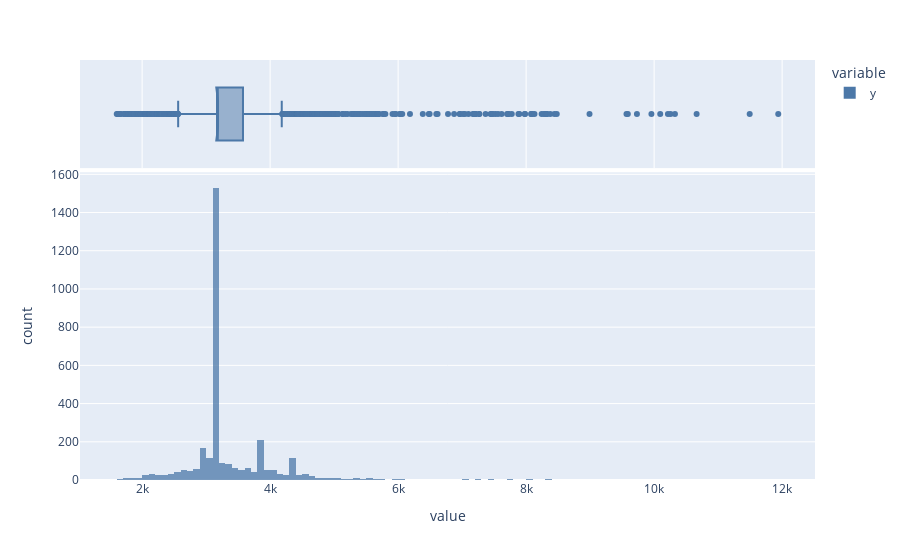

Source (notebook cell):
### Code cell
# Fazendo a análise para a coluna "target"
fig = px.histogram(
    df_knn[target],
    marginal="box",
    barmode='overlay',
    opacity=0.75,
    color_discrete_sequence=px.colors.qualitative.T10
)
fig.show()

### Figure 1 — Plotly figure (JSON) as saved in the notebook; plotly's stock layout.template omitted (floating-point values rounded to 4 significant figures; data arrays with more than 128 entries replaced by an {"elided": "..."} marker saying what was removed)
{"data": [{"alignmentgroup": "True", "bingroup": "x", "hovertemplate": "variable=y<br>value=%{x}<br>count=%{y}<extra></extra>", "legendgroup": "y", "marker": {"color": "#4C78A8", "opacity": 0.75, "pattern": {"shape": ""}}, "name": "y", "offsetgroup": "y", "orientation": "v", "showlegend": true, "type": "histogram", "x": {"elided": "3289 float values"}, "xaxis": "x", "yaxis": "y"}, {"alignmentgroup": "True", "hovertemplate": "variable=y<br>value=%{x}<extra></extra>", "legendgroup": "y", "marker": {"color": "#4C78A8"}, "name": "y", "notched": true, "offsetgroup": "y", "showlegend": false, "type": "box", "x": {"elided": "3289 float values"}, "xaxis": "x2", "yaxis": "y2"}], "layout": {"barmode": "overlay", "legend": {"title": {"text": "variable"}, "tracegroupgap": 0}, "margin": {"t": 60}, "xaxis": {"anchor": "y", "domain": [0, 1], "title": {"text": "value"}}, "xaxis2": {"anchor": "y2", "domain": [0, 1], "matches": "x", "showgrid": true, "showticklabels": false}, "yaxis": {"anchor": "x", "domain": [0, 0.7326], "title": {"text": "count"}}, "yaxis2": {"anchor": "x2", "domain": [0.7426, 1], "matches": "y2", "showgrid": false, "showline": false, "showticklabels": false, "ticks": ""}}}
